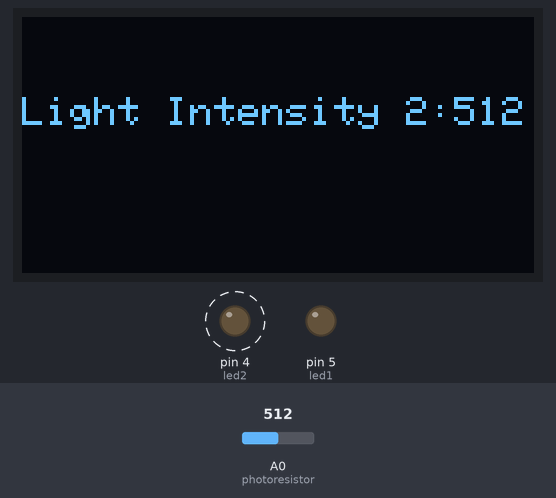
Bench run of a sketch on a simulated Arduino Uno, built with avr-gcc and run on an emulated ATmega328P. Shown: 128×64 one-colour display, output pins drawn as LEDs (lit = HIGH). Dashed ring = blinking. The inputs (shaded band) are chosen by the test bench; at power-on: A0 (photoresistor) = 512.

Above: at 1.8 s.
1.9 s: A0 (photoresistor) set to 107
At 3.5 s:
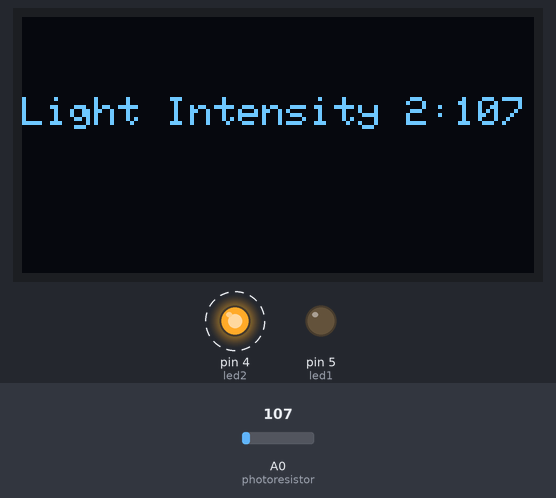
6.0 s: A0 (photoresistor) set to 88
At 6.6 s:
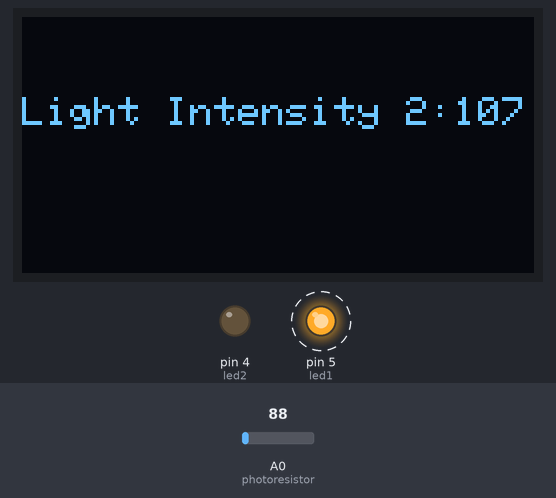
10.1 s: A0 (photoresistor) set to 110
At 11.2 s:
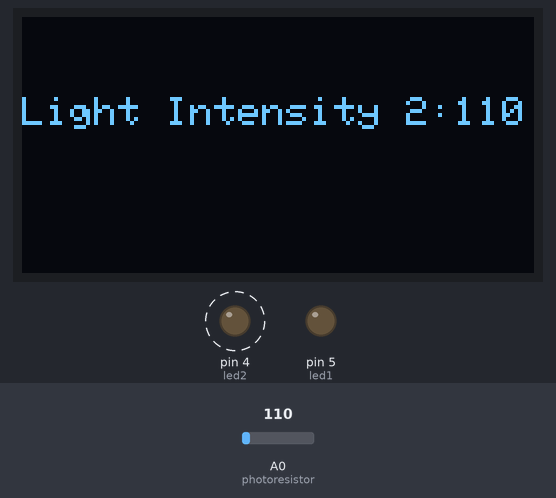
Timing chart, 0 to 18.8 s (numbered marks = the images above; inputs shaded):
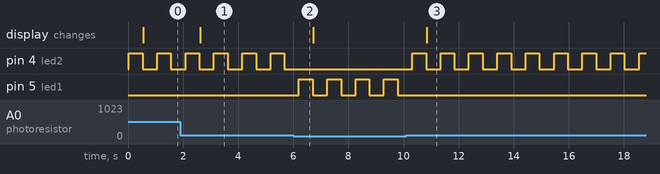

Measured:
- the behaviour switches between 100 and 99 on A0 (photoresistor) (found by bisection; images 1 and 2)
- after the input at 1.9 s, the display: changes after 0.72 s (image 1)
- after the input at 6.0 s, pin 4 (led2): stops changing and stays LOW; pin 5 (led1): alternates HIGH for 0.50 s and LOW for 0.53 s, starting after 0.20 s
- after the input at 10.1 s, pin 4 (led2): alternates HIGH for 0.50 s and LOW for 0.53 s, starting after 0.22 s; pin 5 (led1): stops changing and stays LOW; the display: changes after 0.75 s (image 3)
- by itself, pin 4 (led2): alternates HIGH for 0.50 s and LOW for 0.53 s

The sketch:

w_6._display_photoresistor_reading_on_OLED_screen_and_led1_l.ino
```cpp
#include<SPI.h>                                                               //call libraries
#include<Wire.h>
#include<Adafruit_GFX.h>
#include<Adafruit_SSD1306.h>

#define OLED_RESET 4                                                          //allows us to define the OLED's status. (Fixed Command)
Adafruit_SSD1306 display = Adafruit_SSD1306(128, 64, &Wire, OLED_RESET);      //to tell the ardruino to turn on the function for the OLED to display any character

int photoresistor = A0;
int led1 = 5;
int led2 = 4;
int sensorvalue = 0;


void setup() {                                      //OLED screen use void setup only. void loop is focussed more for other components
  Serial.begin(9600);                               //this serial begin is for the OLED screen (OLED baud rate) because some components need the baud rate to work. Not for the serial monitor.
  display.begin(SSD1306_SWITCHCAPVCC, 0x3C);        //Address 0x3C for 128x64. For the ardruino to begin to display any character
  display.setTextColor(SSD1306_WHITE);              //Determines colour of text
  display.setTextSize(1);                           //Determines text size (got size 1-8)
  display.setCursor(0,0);                           //starting coordinate for the first character
  display.clearDisplay();                           //Clears everything on the OLED screen. Commonly used before we start writing anything.(Put first at the beginning of the coding)

  pinMode(led1, OUTPUT);
  pinMode(led2, OUTPUT);
  pinMode(photoresistor, INPUT);
}


void loop() {
  sensorvalue = analogRead(photoresistor);          //reads the value from the sensor

  if(sensorvalue > 20 && sensorvalue < 100){        //if sensorvalue is 21 to 99
    digitalWrite(led1, HIGH);                       //ON LED 1
    delay(500);
    digitalWrite(led1, LOW);
    display.clearDisplay();                         //Clears everything on the OLED screen. Commonly used before we start writing anything.(Put first at the beginning of the coding)
    display.setCursor(0,20);                        //starting coordinate for the character
    display.setTextSize(1);                         //Determines text size (got size 1-8)
    display.print("Light Intensity 1:");            //Prints this text onto OLED screen
    display.println(sensorvalue);                   //Prints the value kept in "sensorvalue"
    display.setCursor(100,20);                      //starting coordinate for "sensorvalue"
  }
  else{                                             //else, if sensor value is other than 21 to 99
    digitalWrite(led2, HIGH);                       //ON LED 2
    delay(500);
    digitalWrite(led2, LOW);
    display.clearDisplay();                         //Clears everything on the OLED screen
    display.setCursor(0,20);                        //starting coordinate for the character
    display.setTextSize(1);                         //Determines text size (got size 1-8)
    display.print("Light Intensity 2:");            //Prints this text onto OLED screen
    display.println(sensorvalue);                   //Prints the value kept in "sensorvalue"
    display.setCursor(100,40);                      //starting coordinate for "sensorvalue"
  }

  display.display();                                //Displays the text in the OLED screen
  delay(500);                                       //delay of 0.5 seconds for ease of viewing
}

   // display photoresistor reading on OLED screen
   // led 1 lights up when light intensity is above 20 and below 100
   // led 2 lights up otherwise
   // my own flow
```
